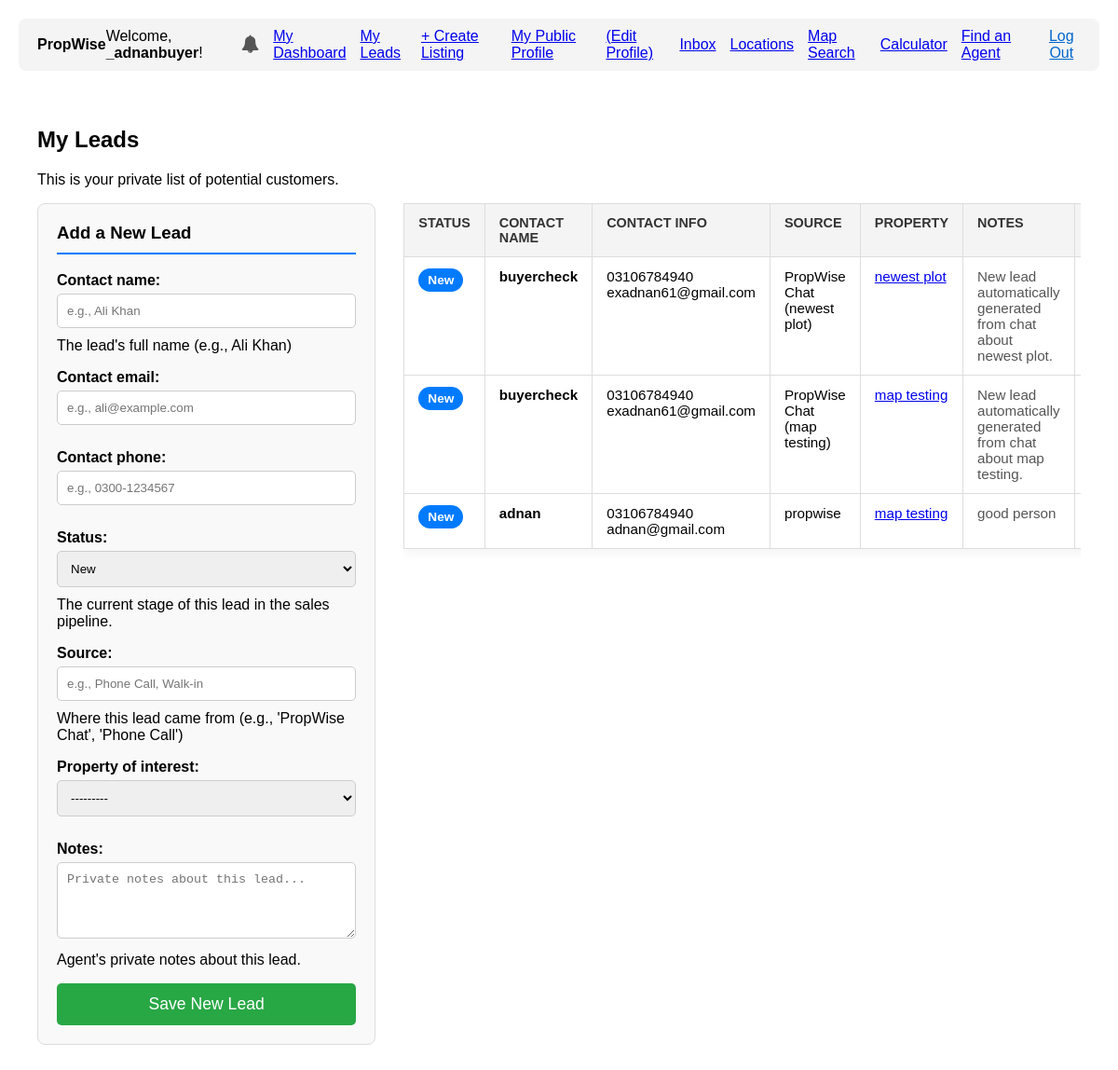
Before: /accounts/my-leads/ (signed in) with the older database file.
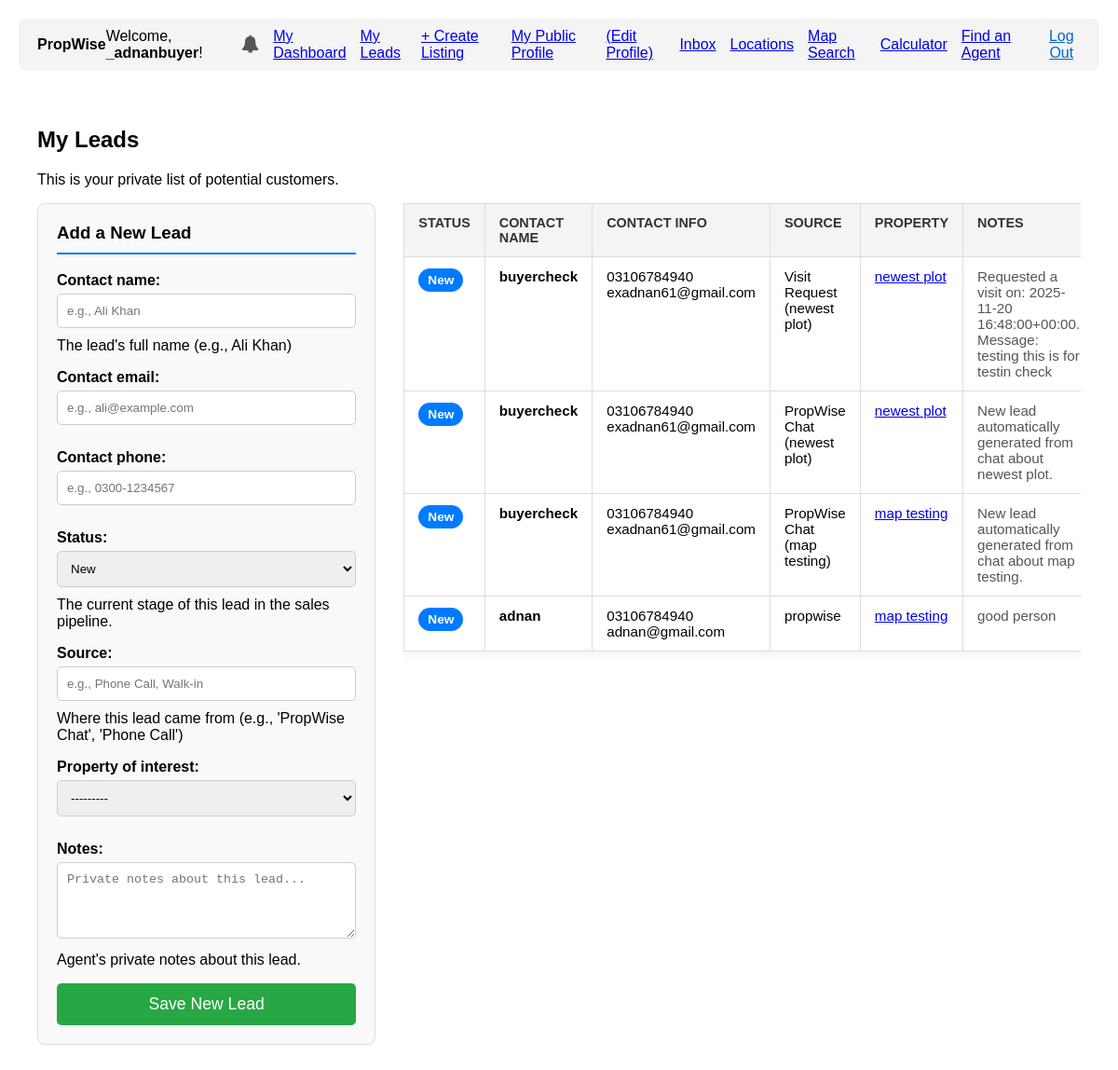
After: the same page with the newer database file.
### accounts/models.py (models this page shows, shortened)
class Lead(models.Model):
    agent = models.ForeignKey(
        User,
        on_delete=models.CASCADE,  # If agent is deleted, their leads are deleted
        related_name="leads",
        limit_choices_to={'is_agent': True}, # Ensures this MUST be an agent
        help_text="The agent this lead belongs to."
    )
    contact_name = models.CharField(
        max_length=255,
        help_text="The lead's full name (e.g., Ali Khan)"
    )
    contact_email = models.EmailField(
        max_length=255,
        blank=True,
        null=True
    )
    contact_phone = models.CharField(
        max_length=20,
        blank=True,
        null=True
    )
    status = models.CharField(
        max_length=20,
        choices=LeadStatus.choices,
        default=LeadStatus.NEW,
        help_text="The current stage of this lead in the sales pipeline."
    )
    source = models.CharField(
        max_length=100,
        blank=True,
        null=True,
        help_text="Where this lead came from (e.g., 'PropWise Chat', 'Phone Call')"
    )
    property_of_interest = models.ForeignKey(
        Property,
        on_delete=models.SET_NULL, # If property is deleted, keep the lead
        null=True,
        blank=True,
        related_name="leads"
    )
    notes = models.TextField(
        blank=True,
        null=True,
        help_text="Agent's private notes about this lead."
    )
    created_at = models.DateTimeField(auto_now_add=True)
    updated_at = models.DateTimeField(auto_now=True)
    class Meta:
        ordering = ['-created_at']

### properties/models.py (models this page shows, shortened)
class Property(models.Model):
    title = models.CharField(max_length=255)
    description = models.TextField()
    price = models.BigIntegerField()
    area = models.ForeignKey(
        Area,
        on_delete=models.SET_NULL,
        null=True,
        related_name="properties"
    )
    latitude = models.DecimalField(
        max_digits=9,
        decimal_places=6,
        null=True,
        blank=True,
        help_text="Exact latitude of the property (e.g., 31.470510)"
    )
    longitude = models.DecimalField(
        max_digits=9,
        decimal_places=6,
        null=True,
        blank=True,
        help_text="Exact longitude of the property (e.g., 74.394170)"
    )
    purpose = models.CharField(max_length=10, choices=PropertyPurpose.choices)
    property_type = models.CharField(max_length=20, choices=PropertyType.choices)
    bedrooms = models.PositiveSmallIntegerField(null=True, blank=True)
    bathrooms = models.PositiveSmallIntegerField(null=True, blank=True)
    area_size = models.DecimalField(max_digits=10, decimal_places=2)
    area_unit = models.CharField(max_length=10, choices=AreaUnit.choices, default=AreaUnit.MARLA)
    agent = models.ForeignKey(settings.AUTH_USER_MODEL, on_delete=models.CASCADE, related_name="properties")
    created_at = models.DateTimeField(auto_now_add=True)
    updated_at = models.DateTimeField(auto_now=True)
    main_image = models.ImageField(upload_to='properties/main_images/', null=True, blank=True)
    is_verified = models.BooleanField(
        default=False,
        help_text="Mark this listing as verified by the admin (e.g., checked for accuracy)."
    )
    is_featured = models.BooleanField(
        default=False,
        help_text="Mark this listing as 'Featured' to show it at the top."
    )
    featured_until = models.DateTimeField(
        null=True,
        blank=True,
        help_text="When this listing should stop being featured (e.g., 7 days from now)."
    )
    status = models.CharField(
        max_length=10,
        choices=PropertyStatus.choices,
        default=PropertyStatus.ACTIVE,
        help_text="The current status of the listing (e.g., Active, Sold)."
    )
    sold_date = models.DateTimeField(
        null=True,
        blank=True,
        help_text="The date and time this property was marked as sold."
    )
    video_url = models.URLField(
        max_length=500,
        null=True,
        blank=True,
        help_text="A link to a YouTube or Vimeo video walkthrough (e.g., https://www.youtube.com/watch?v=...)"
    )
    def __str__(self):
        return f"{self.title} in {self.area}"

### accounts/views.py (the view)
# urls.py: path('my-leads/', account_views.lead_manager_view, name='my_leads'),
@login_required(login_url='login')
def lead_manager_view(request):
    if not request.user.is_agent:
        messages.error(request, "This page is only for registered agents.")
        return redirect('homepage')
    if request.method == 'POST':
        form = LeadForm(request.POST, agent=request.user)
        if form.is_valid():
            lead = form.save(commit=False)
            lead.agent = request.user
            lead.save()
            messages.success(request, f"New lead '{lead.contact_name}' has been added.")
            return redirect('my_leads') # Redirect to clear the form
        else:
            messages.error(request, "Please correct the errors below.")
    else:
        form = LeadForm(agent=request.user)
    agent_leads = Lead.objects.filter(agent=request.user).order_by('-created_at')
    context = {
        'leads': agent_leads,
        'form': form, # <-- Add the form to the context
    }
    return render(request, 'accounts/my_leads.html', context)

### accounts/context_processors.py (called while the page is built)
def notifications(request):
    if request.user.is_authenticated:
        unread_notifs = Notification.objects.filter(
            recipient=request.user,
            is_read=False
        )
        return {
            'notification_count': unread_notifs.count(),
            'notification_list': unread_notifs[:5] # Only show the top 5 in the dropdown
        }
    return {}

### locations/models.py (called while the page is built)
    def __str__(self):
        return f"{self.name}, {self.city.name}"

### accounts/templates/accounts/my_leads.html (shortened to what this page needs)
{% extends 'base.html' %}
{% load humanize %}
{% block content %}
<div class="dashboard-container">
    <h2>My Leads</h2>
    <p>This is your private list of potential customers.</p>
    <div class="leads-grid">
        <div class="lead-form-box">
            <h3>Add a New Lead</h3>
            <form method="POST">
                {{ form.as_p }}
                <button type="submit">Save New Lead</button>
            </form>
        </div>
        <div class="table-wrapper">
            <table class="leads-table">
            <thead>
                <tr>
                    <th>Status</th>
                    <th>Contact Name</th>
                    <th>Contact Info</th>
                    <th>Source</th>
                    <th>Property</th>
                    <th>Notes</th>
                    <th>Date</th>
                </tr>
            </thead>
            <tbody>
                {% for lead in leads %}
                <tr>
                    <td>
                        <span class="status-badge status-{{ lead.status }}">
                            {{ lead.get_status_display }}
                        </span>
                    </td>
                    <td><strong>{{ lead.contact_name }}</strong></td>
                    <td>
                        {% if lead.contact_phone %}{{ lead.contact_phone }}<br>{% endif %}
                        {% if lead.contact_email %}{{ lead.contact_email }}{% endif %}
                    </td>
                    <td>{{ lead.source|default:"N/A" }}</td>
                    <td>
                        {% if lead.property_of_interest %}
                            <a href="{% url 'property_detail' pk=lead.property_of_interest.pk %}">
                                {{ lead.property_of_interest.title|truncatechars:20 }}
                            </a>
                        {% else %}
                            -
                        {% endif %}
                    </td>
                    <td class="notes-cell">{{ lead.notes|linebreaksbr|default:"-" }}</td>
                    <td>{{ lead.created_at|date:"M d" }}</td>
                </tr>
                {% empty %}
                <tr>
                    <td colspan="8" style="text-align: center; padding: 20px;">
                        You have no leads yet.
                    </td>
                </tr>
                {% endfor %}
            </tbody>
            </table>
        </div>
    </div>
</div>
{% endblock content %}

Changed rows visible on the page:
added Lead: status "New", contact_name "buyercheck", contact_phone "03106784940", contact_email "exadnan61@gmail.com", source "Visit Request (newest plot)", property_of_interest "newest plot", notes "Requested a visit on: 2025-11-20 16:48:00+00:00. Message: testing this is for testin check…"
